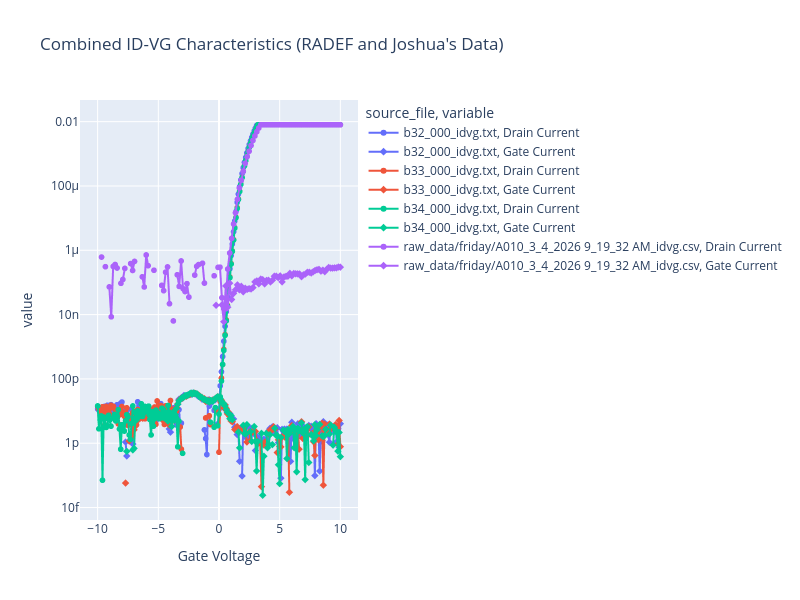

Source (notebook cell):
### Markdown cell above
### Sanity Check Between Vanderbilt and JYU Data

### Code cell
df_joshua = nextcloud_csv_to_dataframe()

print("Joshua's CSV files:")
for file in df_joshua["source_file"].unique() if not df_joshua.empty else []:
    subset = df_joshua[df_joshua["source_file"] == file]
    print(f"File: {file}, Data Rows: {len(subset)}")

idvg_df_joshua = df_joshua[
    df_joshua["source_file"].str.contains("_idvg", case=False, na=False)
]
# Remove DataName column if it exists, as it may interfere with plotting
idvg_df_joshua = idvg_df_joshua.drop(columns=["DataName"], errors="ignore")

# Rename joshua's ID-VG columns to match RADEF's for easier plotting
col_mapping = {
    "Vgate": "Gate Voltage",
    "Isource": "Source Voltage",
    "Idrain": "Drain Current",
    "Igate": "Gate Current",
}

# strip whitespace from column names in joshua's DataFrame before renaming
idvg_df_joshua.columns = idvg_df_joshua.columns.str.strip()

idvg_df_joshua = idvg_df_joshua.rename(columns=col_mapping)

# Combine both dataframes
idvg_combined = pd.concat([idvg_df, idvg_df_joshua], ignore_index=True)

fig_combined = px.line(
    idvg_combined,
    x="Gate Voltage",
    y=["Drain Current", "Gate Current"],
    color="source_file",
    symbol="variable",
    title="Combined ID-VG Characteristics (RADEF and Joshua's Data)",
)

fig_combined.update_layout(
    width=800,
    height=600,
    yaxis_type="log",  # Logarithmic scale for current to better visualize low currents
)
fig_combined.show()

### Figure 1 — Plotly figure (JSON) as saved in the notebook; plotly's stock layout.template omitted (floating-point values rounded to 4 significant figures; data arrays with more than 128 entries replaced by an {"elided": "..."} marker saying what was removed)
{"data": [{"hovertemplate": "source_file=b32_000_idvg.txt<br>variable=Drain Current<br>Gate Voltage=%{x}<br>value=%{y}<extra></extra>", "legendgroup": "b32_000_idvg.txt, Drain Current", "line": {"color": "#636efa", "dash": "solid"}, "marker": {"symbol": "circle"}, "mode": "lines+markers", "name": "b32_000_idvg.txt, Drain Current", "showlegend": true, "type": "scattergl", "x": {"elided": "201 float values"}, "xaxis": "x", "y": {"elided": "201 float values"}, "yaxis": "y"}, {"hovertemplate": "source_file=b32_000_idvg.txt<br>variable=Gate Current<br>Gate Voltage=%{x}<br>value=%{y}<extra></extra>", "legendgroup": "b32_000_idvg.txt, Gate Current", "line": {"color": "#636efa", "dash": "solid"}, "marker": {"symbol": "diamond"}, "mode": "lines+markers", "name": "b32_000_idvg.txt, Gate Current", "showlegend": true, "type": "scattergl", "x": {"elided": "201 float values"}, "xaxis": "x", "y": {"elided": "201 float values"}, "yaxis": "y"}, {"hovertemplate": "source_file=b33_000_idvg.txt<br>variable=Drain Current<br>Gate Voltage=%{x}<br>value=%{y}<extra></extra>", "legendgroup": "b33_000_idvg.txt, Drain Current", "line": {"color": "#EF553B", "dash": "solid"}, "marker": {"symbol": "circle"}, "mode": "lines+markers", "name": "b33_000_idvg.txt, Drain Current", "showlegend": true, "type": "scattergl", "x": {"elided": "201 float values"}, "xaxis": "x", "y": {"elided": "201 float values"}, "yaxis": "y"}, {"hovertemplate": "source_file=b33_000_idvg.txt<br>variable=Gate Current<br>Gate Voltage=%{x}<br>value=%{y}<extra></extra>", "legendgroup": "b33_000_idvg.txt, Gate Current", "line": {"color": "#EF553B", "dash": "solid"}, "marker": {"symbol": "diamond"}, "mode": "lines+markers", "name": "b33_000_idvg.txt, Gate Current", "showlegend": true, "type": "scattergl", "x": {"elided": "201 float values"}, "xaxis": "x", "y": {"elided": "201 float values"}, "yaxis": "y"}, {"hovertemplate": "source_file=b34_000_idvg.txt<br>variable=Drain Current<br>Gate Voltage=%{x}<br>value=%{y}<extra></extra>", "legendgroup": "b34_000_idvg.txt, Drain Current", "line": {"color": "#00cc96", "dash": "solid"}, "marker": {"symbol": "circle"}, "mode": "lines+markers", "name": "b34_000_idvg.txt, Drain Current", "showlegend": true, "type": "scattergl", "x": {"elided": "201 float values"}, "xaxis": "x", "y": {"elided": "201 float values"}, "yaxis": "y"}, {"hovertemplate": "source_file=b34_000_idvg.txt<br>variable=Gate Current<br>Gate Voltage=%{x}<br>value=%{y}<extra></extra>", "legendgroup": "b34_000_idvg.txt, Gate Current", "line": {"color": "#00cc96", "dash": "solid"}, "marker": {"symbol": "diamond"}, "mode": "lines+markers", "name": "b34_000_idvg.txt, Gate Current", "showlegend": true, "type": "scattergl", "x": {"elided": "201 float values"}, "xaxis": "x", "y": {"elided": "201 float values"}, "yaxis": "y"}, {"hovertemplate": "source_file=raw_data/friday/A010_3_4_2026 9_19_32 AM_idvg.csv<br>variable=Drain Current<br>Gate Voltage=%{x}<br>value=%{y}<extra></extra>", "legendgroup": "raw_data/friday/A010_3_4_2026 9_19_32 AM_idvg.csv, Drain Current", "line": {"color": "#ab63fa", "dash": "solid"}, "marker": {"symbol": "circle"}, "mode": "lines+markers", "name": "raw_data/friday/A010_3_4_2026 9_19_32 AM_idvg.csv, Drain Current", "showlegend": true, "type": "scattergl", "x": [" -10", " -9.84", " -9.68", " -9.52", " -9.36", " -9.2000000000000011", " -9.0400000000000009", " -8.88", " -8.72", " -8.56", " -8.4", " -8.24", " -8.08", " -7.92", " -7.76", " -7.6000000000000005", " -7.44", " -7.28", " -7.12", " -6.96", " -6.8", " -6.6400000000000006", " -6.48", " -6.32", " -6.16", " -6", " -5.84", " -5.68", " -5.5200000000000005", " -5.36", " -5.2", " -5.04", " -4.88", " -4.72", " -4.5600000000000005", " -4.4", " -4.24", " -4.08", " -3.92", " -3.7600000000000002", " -3.6", " -3.44", " -3.2800000000000002", " -3.12", " -2.96", " -2.8000000000000003", " -2.64", " -2.48", " -2.32", " -2.16", " -2", " -1.84", " -1.68", " -1.52", " -1.36", " -1.2", " -1.04", " -0.88", " -0.72", " -0.56", " -0.4", " -0.24", " -0.08", " 0.08", " 0.24", " 0.4", " 0.56", " 0.72", " 0.88", " 1.04", " 1.2", " 1.36", " 1.52", " 1.68", " 1.84", " 2", " 2.16", " 2.32", " 2.48", " 2.64", " 2.8000000000000003", " 2.96", " 3.12", " 3.2800000000000002", " 3.44", " 3.6", " 3.7600000000000002", " 3.92", " 4.08", " 4.24", " 4.4", " 4.5600000000000005", " 4.72", " 4.88", " 5.04", " 5.2", " 5.36", " 5.5200000000000005", " 5.68", " 5.84", " 6", " 6.16", " 6.32", " 6.48", " 6.6400000000000006", " 6.8", " 6.96", " 7.12", " 7.28", " 7.44", " 7.6000000000000005", " 7.76", " 7.92", " 8.08", " 8.24", " 8.4", " 8.56", " 8.72", " 8.88", " 9.0400000000000009", " 9.2000000000000011", " 9.36", " 9.52", " 9.68", " 9.84", " 10"], "xaxis": "x", "y": [" -5.5703E-07", " -3.6840000000000004E-08", " 6.1542000000000009E-07", " -8.054E-08", " 3.0857E-07", " -1.1437000000000001E-07", " 7.2630000000000009E-08", " 8.5300000000000009E-09", " 3.1490000000000005E-07", " 3.6133E-07", " 2.8124000000000005E-07", " -4.3040000000000007E-08", " 9.3960000000000016E-08", " 1.2374000000000002E-07", " 2.7326000000000005E-07", " -4.365E-07", " -5.4226E-07", " 3.8655000000000003E-07", " 2.3549000000000003E-07", " 4.4943E-07", " -2.9761000000000003E-07", " -1.9352000000000003E-07", " -1.3922000000000003E-07", " 1.4975000000000003E-07", " 7.238E-08", " 7.153400000000001E-07", " 3.3216000000000003E-07", " -3.9877E-07", " -1.4368000000000003E-07", " 2.3917000000000004E-07", " -1.3347000000000002E-07", " -4.1289000000000004E-07", " -5.4880000000000006E-08", " 8.0990000000000013E-08", " 5.5510000000000005E-08", " 2.0795000000000003E-07", " 3.0363E-07", " 2.1800000000000003E-08", " -3.0214000000000003E-07", " 6.3500000000000006E-09", " -2.3691000000000002E-07", " 1.7306000000000002E-07", " 7.525E-08", " 4.6568E-07", " 6.407E-08", " 5.217E-08", " 9.1620000000000009E-08", " 3.4950000000000005E-08", " -9.5E-10", " -2.6665E-07", " 1.6883E-07", " 3.1675000000000003E-07", " 3.5952000000000003E-07", " -1.0273000000000001E-07", " 3.9441000000000005E-07", " 9.549E-08", " -7.6900000000000007E-08", " -2.0772E-07", " -2.3374000000000003E-07", " -4.0840000000000007E-08", " 1.6079000000000003E-07", " -2.1571000000000002E-07", " 2.9346000000000004E-07", " 2.9878000000000003E-07", " 3.346E-08", " 1.501E-08", " 1.5140000000000002E-08", " 2.6069000000000004E-07", " 8.2254000000000011E-07", " 2.3400100000000003E-06", " 6.56744E-06", " 1.46741E-05", " 3.8408700000000004E-05", " 8.72381E-05", " 0.00015100400000000002", " 0.00028228700000000004", " 0.000506334", " 0.000814914", " 0.0011970400000000001", " 0.00181144", " 0.00260132", " 0.0035946", " 0.00487332", " 0.00634617", " 0.00798501", " 0.0079988", " 0.00800145", " 0.00800181", " 0.00800271", " 0.00799445", " 0.008004240000000001", " 0.00800411", " 0.00799092", " 0.00799073", " 0.00800429", " 0.0080030900000000009", " 0.00800909", " 0.00799556", " 0.0079931600000000009", " 0.00800532", " 0.00799985", " 0.00800566", " 0.0080066000000000009", " 0.007997820000000001", " 0.0079962", " 0.00799793", " 0.00800897", " 0.00800333", " 0.00799242", " 0.00799787", " 0.00800427", " 0.00800575", " 0.0079899", " 0.00800007", " 0.00799857", " 0.00799647", " 0.00799814", " 0.00799396", " 0.00798864", " 0.00799352", " 0.0080052", " 0.00799767", " 0.00800604", " 0.00799067", " 0.00799744", " 0.00799734"], "yaxis": "y"}, {"hovertemplate": "source_file=raw_data/friday/A010_3_4_2026 9_19_32 AM_idvg.csv<br>variable=Gate Current<br>Gate Voltage=%{x}<br>value=%{y}<extra></extra>", "legendgroup": "raw_data/friday/A010_3_4_2026 9_19_32 AM_idvg.csv, Gate Current", "line": {"color": "#ab63fa", "dash": "solid"}, "marker": {"symbol": "diamond"}, "mode": "lines+markers", "name": "raw_data/friday/A010_3_4_2026 9_19_32 AM_idvg.csv, Gate Current", "showlegend": true, "type": "scattergl", "x": [" -10", " -9.84", " -9.68", " -9.52", " -9.36", " -9.2000000000000011", " -9.0400000000000009", " -8.88", " -8.72", " -8.56", " -8.4", " -8.24", " -8.08", " -7.92", " -7.76", " -7.6000000000000005", " -7.44", " -7.28", " -7.12", " -6.96", " -6.8", " -6.6400000000000006", " -6.48", " -6.32", " -6.16", " -6", " -5.84", " -5.68", " -5.5200000000000005", " -5.36", " -5.2", " -5.04", " -4.88", " -4.72", " -4.5600000000000005", " -4.4", " -4.24", " -4.08", " -3.92", " -3.7600000000000002", " -3.6", " -3.44", " -3.2800000000000002", " -3.12", " -2.96", " -2.8000000000000003", " -2.64", " -2.48", " -2.32", " -2.16", " -2", " -1.84", " -1.68", " -1.52", " -1.36", " -1.2", " -1.04", " -0.88", " -0.72", " -0.56", " -0.4", " -0.24", " -0.08", " 0.08", " 0.24", " 0.4", " 0.56", " 0.72", " 0.88", " 1.04", " 1.2", " 1.36", " 1.52", " 1.68", " 1.84", " 2", " 2.16", " 2.32", " 2.48", " 2.64", " 2.8000000000000003", " 2.96", " 3.12", " 3.2800000000000002", " 3.44", " 3.6", " 3.7600000000000002", " 3.92", " 4.08", " 4.24", " 4.4", " 4.5600000000000005", " 4.72", " 4.88", " 5.04", " 5.2", " 5.36", " 5.5200000000000005", " 5.68", " 5.84", " 6", " 6.16", " 6.32", " 6.48", " 6.6400000000000006", " 6.8", " 6.96", " 7.12", " 7.28", " 7.44", " 7.6000000000000005", " 7.76", " 7.92", " 8.08", " 8.24", " 8.4", " 8.56", " 8.72", " 8.88", " 9.0400000000000009", " 9.2000000000000011", " 9.36", " 9.52", " 9.68", " 9.84", " 10"], "xaxis": "x", "y": [" -2.9850000000000003E-07", " -2.54E-07", " -2.585E-07", " -2.49E-07", " -2.55E-07", " -2.5350000000000004E-07", " -1.72E-07", " -2.7250000000000004E-07", " -2.15E-07", " -2.105E-07", " -2.4000000000000003E-07", " -2.0000000000000002E-07", " -2.945E-07", " -1.825E-07", " -2.2250000000000001E-07", " -2.1450000000000002E-07", " -1.96E-07", " -1.5600000000000002E-07", " -1.825E-07", " -2.305E-07", " -2.33E-07", " -1.635E-07", " -1.9E-07", " -1.89E-07", " -1.4150000000000002E-07", " -1.28E-07", " -1.5450000000000001E-07", " -1.435E-07", " -1.505E-07", " -1.6300000000000002E-07", " -1.2850000000000002E-07", " -1.34E-07", " -1.37E-07", " -1.1250000000000001E-07", " -1.2350000000000001E-07", " -1.1750000000000001E-07", " -9.650000000000001E-08", " -8.25E-08", " -9.8E-08", " -1.445E-07", " -1.31E-07", " -1.0250000000000001E-07", " -8.4000000000000011E-08", " -1.425E-07", " -7.75E-08", " -7.2000000000000009E-08", " -2.3E-08", " -1.75E-08", " -1.0000000000000001E-07", " -3.6000000000000005E-08", " -5.9500000000000003E-08", " -4E-08", " -7.35E-08", " -2.6500000000000002E-08", " -6.8E-08", " -1.2000000000000002E-08", " -1.6E-08", " -8.5E-09", " -5.8E-08", " -2.5E-09", " -3.65E-08", " 1.9500000000000003E-08", " -4.5000000000000006E-09", " -1.85E-08", " 2E-08", " 6.0000000000000008E-09", " 7.800000000000001E-08", " 1.7E-08", " 9.45E-08", " 2.9500000000000003E-08", " 4.5500000000000004E-08", " 5.9000000000000006E-08", " 8.4000000000000011E-08", " 5.9000000000000006E-08", " 7.6E-08", " 5.1E-08", " 6.6000000000000009E-08", " 6.1E-08", " 6.4E-08", " 6.250000000000001E-08", " 6.9000000000000009E-08", " 1.04E-07", " 1.1150000000000001E-07", " 9.050000000000001E-08", " 1.27E-07", " 1.22E-07", " 9.0000000000000012E-08", " 1.1550000000000001E-07", " 1.17E-07", " 1.0350000000000001E-07", " 1.17E-07", " 1.565E-07", " 1.565E-07", " 1.41E-07", " 1.6E-07", " 1.04E-07", " 1.485E-07", " 1.5450000000000001E-07", " 1.5600000000000002E-07", " 1.9200000000000003E-07", " 1.6E-07", " 1.8950000000000002E-07", " 1.8550000000000001E-07", " 1.8450000000000002E-07", " 1.8350000000000002E-07", " 1.505E-07", " 1.7250000000000002E-07", " 1.825E-07", " 2.065E-07", " 2.0700000000000001E-07", " 1.9650000000000002E-07", " 2.14E-07", " 2.355E-07", " 2.475E-07", " 2.545E-07", " 2.245E-07", " 2.4150000000000004E-07", " 2.16E-07", " 2.5700000000000004E-07", " 2.92E-07", " 2.79E-07", " 2.785E-07", " 2.84E-07", " 2.84E-07", " 3.015E-07", " 2.9850000000000003E-07"], "yaxis": "y"}], "layout": {"height": 600, "legend": {"title": {"text": "source_file, variable"}, "tracegroupgap": 0}, "title": {"text": "Combined ID-VG Characteristics (RADEF and Joshua's Data)"}, "width": 800, "xaxis": {"anchor": "y", "domain": [0, 1], "title": {"text": "Gate Voltage"}}, "yaxis": {"anchor": "x", "domain": [0, 1], "title": {"text": "value"}, "type": "log"}}}
